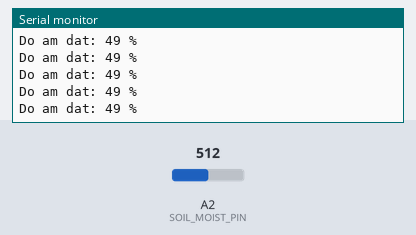
The sketch below on a simulated Arduino Uno, built with avr-gcc and run on an emulated ATmega328P. On the bench: the last lines printed to the serial monitor. The test bench sets the inputs (shaded band); at power-on: A2 (SOIL_MOIST_PIN) = 512.

Above: at 10.2 s.
10.3 s: A2 (SOIL_MOIST_PIN) set to 913
At 11.4 s:
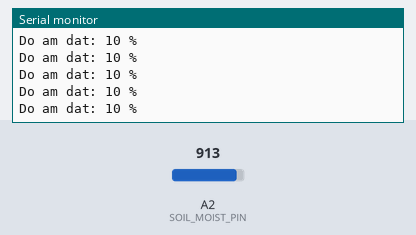
11.8 s: A2 (SOIL_MOIST_PIN) set to 937
At 12.6 s:
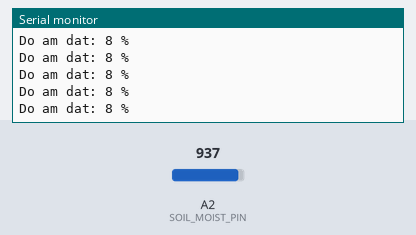
Timing chart, 0 to 14.8 s (numbered marks = the images above; inputs shaded):
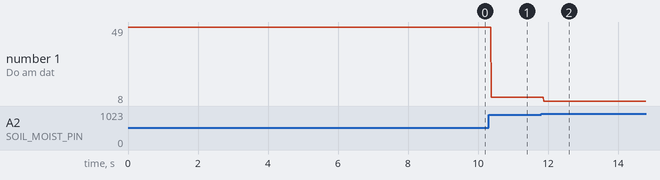

The sketch:

soil_moist.ino
```cpp
const int SOIL_MOIST_PIN = A2;
int soilMoist;

void setup() {
  // put your setup code here, to run once:
  Serial.begin(9600);

}

void loop() {
  soilMoist = getSoilMoist();
  Serial.print("Do am dat: ");
  Serial.print(soilMoist);
  Serial.println(" %");
}

int getSoilMoist()
{
  int anaValue = 0;
  anaValue = analogRead(SOIL_MOIST_PIN); //Đọc giá trị cảm biến độ ẩm đất
  anaValue = map(anaValue, 1023, 0, 0, 100); //Ít nước:0%  ==> Nhiều nước 100%
  return anaValue;
}
```

Measured:
- after the input at 10.3 s, the serial monitor: prints a new line after 0.08 s (image 1)
- after the input at 11.8 s, the serial monitor: prints a new line after 0.08 s (image 2)
- plotted number 1: 49 → 10 after the input at 10.3 s, 10 → 8 after the input at 11.8 s
